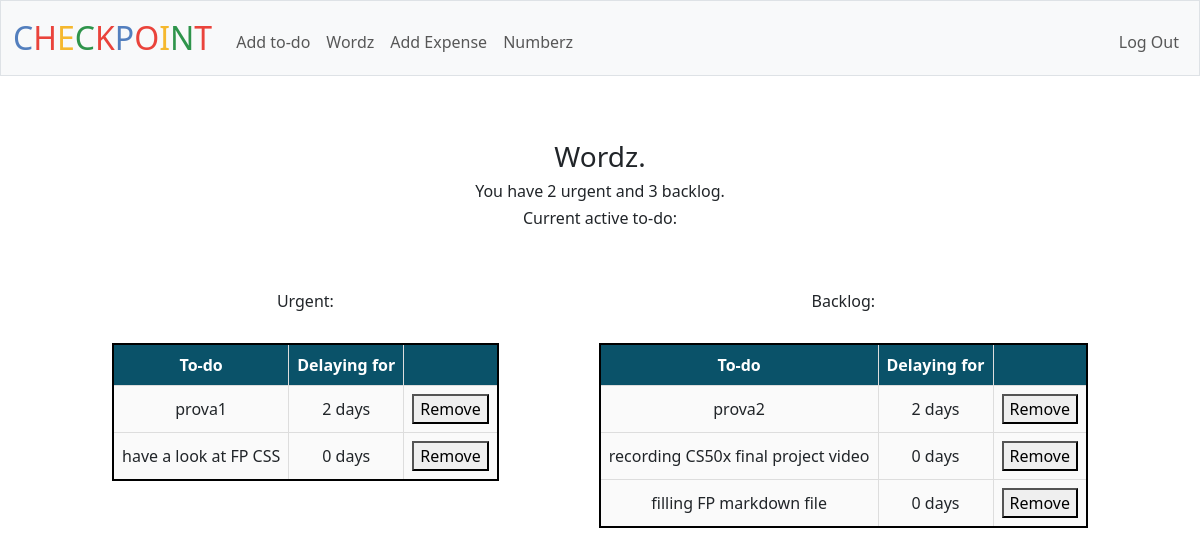
/wordz (signed in), run on the app's committed database.
### tables this page shows
CREATE TABLE "todos" (
id INTEGER PRIMARY KEY AUTOINCREMENT NOT NULL,
username TEXT,
category TEXT,
item TEXT,
status TEXT,
timedate DATETIME DEFAULT CURRENT_TIMESTAMP,
FOREIGN KEY (username) REFERENCES users(username)
);

### app.py (the view)
@app.route("/wordz", methods=["GET", "POST"])
@login_required
def wordz():
    if request.method == "POST":
        item_remove = request.form.get("remove")
        if item_remove:
            db.execute("DELETE FROM todos WHERE item = ?", item_remove)
            return redirect(url_for("wordz"))
    else:
        user_todo_urgent = db.execute("SELECT item, timedate FROM todos WHERE username = ? AND category = ? AND status = ?", session["username"], "urgent", "open")
        for row in user_todo_urgent:
            row['timedate'] = datetime.strptime(row['timedate'], '%Y-%m-%d %H:%M:%S')  # Adjust format as needed
            row['delay'] = (datetime.now() - row['timedate']).days
        user_todo_backlog = db.execute("SELECT item, timedate FROM todos WHERE username = ? AND category = ? AND status = ?", session["username"], "backlog", "open")
        for row in user_todo_backlog:
            row['timedate'] = datetime.strptime(row['timedate'], '%Y-%m-%d %H:%M:%S')  # Adjust format as needed
            row['delay'] = (datetime.now() - row['timedate']).days
        return render_template("wordz.html", user_todo_urgent=user_todo_urgent, user_todo_backlog=user_todo_backlog)

### app.py (called while the page is built)
@app.after_request
def after_request(response):
    response.headers["Cache-Control"] = "no-cache, no-store, must-revalidate"
    response.headers["Expires"] = 0
    response.headers["Pragma"] = "no-cache"
    return response

### helpers.py (called while the page is built)
def login_required(f):
    @wraps(f)
    def decorated_function(*args, **kwargs):
        if session.get("user_id") is None:
            return redirect("/login")
        return f(*args, **kwargs)
    return decorated_function

### templates/wordz.html (shortened to what this page needs)
{% extends "layout.html" %}
{% block main %}
    <p>
        <h3>Wordz.</h3>
        <h6>You have {{ user_todo_urgent | length }} urgent and {{ user_todo_backlog | length }} backlog.</h6>
        <h6>Current active to-do:</h6><br>
    </p>
    <div class="table-container2">
        <div>
            <p><h6>Urgent:</h6></p>
            <table>
                <tr>
                    <th>To-do</th>
                    <th>Delaying for</th>
                    <th></th>
                </tr>
                {% for row in user_todo_urgent %}
                <tr>
                    <td>{{ row.item }}</td>
                    <td>{{ row.delay }} days</td>
                    <td>
                        <form method="post">
                            <button type="submit" name="remove" value="{{ row.item }}">Remove</button>
                        </form>
                    </td>
                </tr>
                {% endfor %}
            </table>
        </div>
        <div>
            <p><h6>Backlog:</h6></p>
            <table>
                <tr>
                    <th>To-do</th>
                    <th>Delaying for</th>
                    <th></th>
                </tr>
                {% for row in user_todo_backlog %}
                <tr>
                    <td>{{ row.item }}</td>
                    <td>{{ row.delay }} days</td>
                    <td>
                        <form method="post">
                            <button type="submit" name="remove" value="{{ row.item }}">Remove</button>
                        </form>
                    </td>
                </tr>
                {% endfor %}
            </table>
        </div>
    </div>
{% endblock %}

### static/styles.css (style rules this page uses)
table { margin-top: 2rem; margin-bottom: 3rem; margin-left: auto; margin-right: auto; border: 2px solid black; border-collapse: collapse; background-color: #FAFAFA; }
td, th { border: 1px solid black; padding: 8px; text-align: center; }
th { background-color: #0A5269; color: white; }
.table-container2 { display: flex; flex-wrap: wrap; gap: 100px; justify-content: center; }
table { width: 100%; border-collapse: collapse; }
table th, table td { border: 1px solid #ddd; padding: 8px; }

### data on the page
todos: item "prova1", delay "2"
todos: item "have a look at FP CSS", delay "0"
todos: item "prova2", delay "2"
todos: item "recording CS50x final project video", delay "0"
todos: item "filling FP markdown file", delay "0"

### other printed values
{{ user_todo_urgent | length }} "2"
{{ user_todo_backlog | length }} "3"
